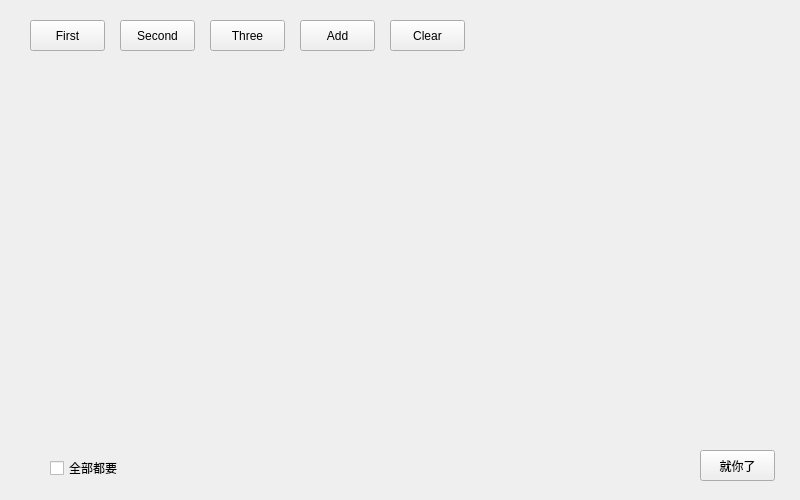
<?xml version="1.0" encoding="UTF-8"?>
<ui version="4.0">
 <class>Form</class>
 <widget class="QWidget" name="Form">
  <property name="geometry">
   <rect>
    <x>0</x>
    <y>0</y>
    <width>800</width>
    <height>500</height>
   </rect>
  </property>
  <property name="windowTitle">
   <string>Form</string>
  </property>
  <widget class="QStackedWidget" name="stackedWidget">
   <property name="geometry">
    <rect>
     <x>20</x>
     <y>60</y>
     <width>780</width>
     <height>430</height>
    </rect>
   </property>
   <property name="currentIndex">
    <number>0</number>
   </property>
   <widget class="QWidget" name="first">
    <widget class="QWidget" name="first_wdt_bottom" native="true">
     <property name="geometry">
      <rect>
       <x>0</x>
       <y>390</y>
       <width>780</width>
       <height>40</height>
      </rect>
     </property>
     <widget class="QCheckBox" name="first_cbx_select_all">
      <property name="geometry">
       <rect>
        <x>30</x>
        <y>10</y>
        <width>81</width>
        <height>16</height>
       </rect>
      </property>
      <property name="text">
       <string>全部都要</string>
      </property>
     </widget>
     <widget class="QPushButton" name="first_btn_choose">
      <property name="geometry">
       <rect>
        <x>680</x>
        <y>0</y>
        <width>75</width>
        <height>31</height>
       </rect>
      </property>
      <property name="text">
       <string>就你了</string>
      </property>
     </widget>
    </widget>
    <widget class="QWidget" name="wdt_content" native="true">
     <property name="geometry">
      <rect>
       <x>0</x>
       <y>0</y>
       <width>781</width>
       <height>391</height>
      </rect>
     </property>
    </widget>
   </widget>
   <widget class="QWidget" name="second">
    <widget class="QWidget" name="second_wdt_content" native="true">
     <property name="geometry">
      <rect>
       <x>0</x>
       <y>0</y>
       <width>780</width>
       <height>391</height>
      </rect>
     </property>
    </widget>
    <widget class="QWidget" name="second_wdt_bottom" native="true">
     <property name="geometry">
      <rect>
       <x>0</x>
       <y>390</y>
       <width>780</width>
       <height>40</height>
      </rect>
     </property>
     <widget class="QCheckBox" name="second_cbx_select_all">
      <property name="geometry">
       <rect>
        <x>30</x>
        <y>10</y>
        <width>91</width>
        <height>16</height>
       </rect>
      </property>
      <property name="text">
       <string>全部都要</string>
      </property>
     </widget>
     <widget class="QPushButton" name="second_btn_upload">
      <property name="geometry">
       <rect>
        <x>680</x>
        <y>0</y>
        <width>75</width>
        <height>31</height>
       </rect>
      </property>
      <property name="text">
       <string>上传</string>
      </property>
     </widget>
    </widget>
   </widget>
   <widget class="QWidget" name="three">
    <widget class="QProgressBar" name="pb_1">
     <property name="geometry">
      <rect>
       <x>40</x>
       <y>60</y>
       <width>441</width>
       <height>20</height>
      </rect>
     </property>
     <property name="value">
      <number>24</number>
     </property>
    </widget>
    <widget class="QPushButton" name="btn_download_1">
     <property name="geometry">
      <rect>
       <x>560</x>
       <y>57</y>
       <width>75</width>
       <height>31</height>
      </rect>
     </property>
     <property name="text">
      <string>下载</string>
     </property>
    </widget>
    <widget class="QPushButton" name="btn_download_2">
     <property name="geometry">
      <rect>
       <x>560</x>
       <y>120</y>
       <width>75</width>
       <height>31</height>
      </rect>
     </property>
     <property name="text">
      <string>下载</string>
     </property>
    </widget>
    <widget class="QProgressBar" name="pb_2">
     <property name="geometry">
      <rect>
       <x>40</x>
       <y>123</y>
       <width>441</width>
       <height>20</height>
      </rect>
     </property>
     <property name="value">
      <number>24</number>
     </property>
    </widget>
   </widget>
  </widget>
  <widget class="QPushButton" name="btn_first">
   <property name="geometry">
    <rect>
     <x>30</x>
     <y>20</y>
     <width>75</width>
     <height>31</height>
    </rect>
   </property>
   <property name="text">
    <string>First</string>
   </property>
  </widget>
  <widget class="QPushButton" name="btn_second">
   <property name="geometry">
    <rect>
     <x>120</x>
     <y>20</y>
     <width>75</width>
     <height>31</height>
    </rect>
   </property>
   <property name="text">
    <string>Second</string>
   </property>
  </widget>
  <widget class="QPushButton" name="btn_three">
   <property name="geometry">
    <rect>
     <x>210</x>
     <y>20</y>
     <width>75</width>
     <height>31</height>
    </rect>
   </property>
   <property name="text">
    <string>Three</string>
   </property>
  </widget>
  <widget class="QPushButton" name="btn_add">
   <property name="geometry">
    <rect>
     <x>300</x>
     <y>20</y>
     <width>75</width>
     <height>31</height>
    </rect>
   </property>
   <property name="text">
    <string>Add</string>
   </property>
  </widget>
  <widget class="QPushButton" name="btn_clear">
   <property name="geometry">
    <rect>
     <x>390</x>
     <y>20</y>
     <width>75</width>
     <height>31</height>
    </rect>
   </property>
   <property name="text">
    <string>Clear</string>
   </property>
  </widget>
 </widget>
 <resources/>
 <connections/>
</ui>
